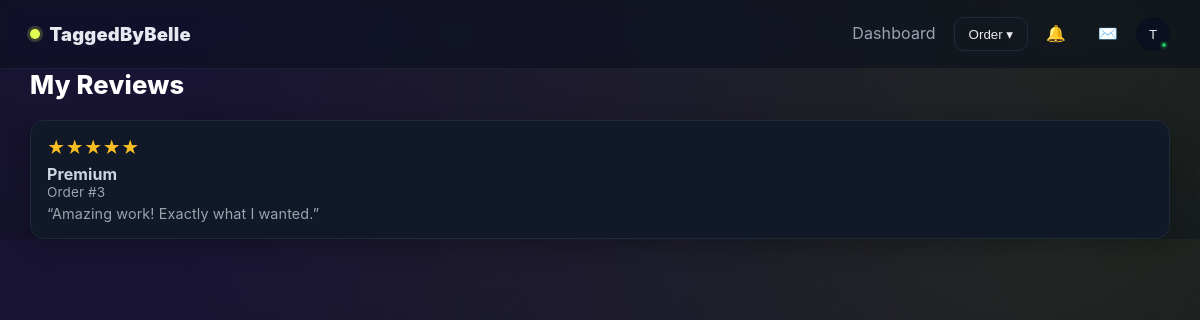
Page /myreviews (signed in) on the committed database.
### app/domain/Order.py (models this page shows)
class Order(Base):
    __tablename__ = "orders"
    id = Column(Integer, primary_key=True, index=True)
    user_id = Column(Integer, ForeignKey("users.id"))
    package_id = Column(Integer, ForeignKey("packages.id"))
    details = Column(Text)
    due_date = Column(DateTime)
    status = Column(String(50), default="Active")
    response = Column(Text, nullable=True)
    delivery_file = Column(String(255), nullable=True)
    review = Column(Integer, nullable=True)
    review_text = Column(Text, nullable=True)
    user = relationship("User", back_populates="orders")
    package = relationship("Package")
    tags = relationship("Tag", back_populates="order")

### app/domain/Package.py (models this page shows)
class Package(Base):
    __tablename__ = "packages"
    id = Column(Integer, primary_key=True, index=True)
    name = Column(String(50), nullable=False, unique=True)
    price = Column(Float, nullable=False)
    delivery_days = Column(Integer, nullable=False)
    tag_count = Column(Integer, nullable=False)
    description = Column(String(255), nullable=True)

### app/main.py (the view)
@app.get("/myreviews")
async def my_reviews(request: Request):
    user_id = request.session.get("user_id")
    if not user_id:
        return RedirectResponse("/login?next=/myreviews", status_code=HTTP_302_FOUND)
    db = SessionLocal()
    try:
        if request.session.get("is_admin"):
            orders = (
                db.query(Order)
                .options(joinedload(Order.package), joinedload(Order.user))
                .filter(Order.review.isnot(None))
                .order_by(Order.id.desc())
                .all()
            )
            template_name = "adminreviews.html"
        else:
            orders = (
                db.query(Order)
                .options(joinedload(Order.package))
                .filter(Order.user_id == user_id, Order.review.isnot(None))
                .order_by(Order.id.desc())
                .all()
            )
            template_name = "myreviews.html"
    finally:
        db.close()
    return templates.TemplateResponse(template_name, {"request": request, "orders": orders})

### app/templates/myreviews.html (shortened to what this page needs)
{% extends "base.html" %}
{% block content %}
<div class="header">
  <h2 class="title">My Reviews</h2>
</div>
<div class="grid">
  {% for o in orders %}
  <div class="card">
    <div class="rating">{% for _ in range(o.review) %}★{% endfor %}{% for _ in range(5 - o.review) %}☆{% endfor %}</div>
    <div class="pkg">{{ o.package.name if o.package else 'Package' }}</div>
    <div class="meta">Order #{{ o.id }}</div>
    {% if o.review_text %}
    <div class="comment">“{{ o.review_text }}”</div>
    {% endif %}
  </div>
  {% else %}
  <p class="empty">You have not submitted any reviews yet.</p>
  {% endfor %}
</div>
{% endblock %}

### app/templates/base.html (style rules this page uses)
:root { --bg: #0b0f19; --panel: #0e1422; --line: #1f2a3b; --text: #e6e9ef; --muted: #9aa4b2; --brand: #e2fb52; --brand-ink: #0b0f19; --cta: #7c3aed; }
* { box-sizing: border-box; }
body { margin: 0; color: var(--text); background: radial-gradient(1200px 600px at 10% -10%, rgba(124,58,237,0.15), transparent), radial-gradient(900px 500px at 90% 0%, rgba(226,251,82,0.10), transparent), linear-gradient(180deg, #0a0e17, var(--bg)); font-family: Inter, ui-sans-serif, system-ui, -apple-system, Segoe UI, Roboto, Arial, Noto Sans; letter-spacing: .1px; }
.card { background: var(--panel); border: 1px solid var(--line); border-radius: 16px; box-shadow: 0 8px 28px rgba(0,0,0,0.28); }
.title { font-weight: 900; letter-spacing: .2px; }

### app/templates/myreviews.html (style rules this page uses)
.header { display:flex;justify-content:space-between;align-items:center;margin-bottom:1.25rem }
.title { font-weight:800;color:#fff;margin:0;font-size:1.6rem }
.grid { display:grid;grid-template-columns:repeat(auto-fit,minmax(260px,1fr));gap:1rem }
.card { background:#111827;border:1px solid #1f2937;border-radius:14px;padding:1rem;box-shadow:0 8px 25px rgba(0,0,0,.25) }
.rating { color:#fbbf24;font-size:1.1rem;margin-bottom:.35rem }
.pkg { color:#cbd5e1;font-weight:700 }
.meta { color:#94a3b8;font-size:.85rem }
.comment { color:#9ca3af;font-size:.9rem;margin-top:.35rem }

### rows in the picture
Order: review 5 (drawn), package "Premium", id "3", review_text "Amazing work! Exactly what I wanted."

### other values in the picture
{{ request.session.get('username','U')[0]|upper }} "T"
